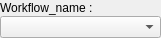
<?xml version="1.0" encoding="UTF-8"?>
<ui version="4.0">
 <class>Form</class>
 <widget class="QWidget" name="Form">
  <property name="geometry">
   <rect>
    <x>0</x>
    <y>0</y>
    <width>161</width>
    <height>38</height>
   </rect>
  </property>
  <property name="windowTitle">
   <string>Form</string>
  </property>
  <layout class="QVBoxLayout" name="verticalLayout">
   <property name="spacing">
    <number>0</number>
   </property>
   <property name="leftMargin">
    <number>0</number>
   </property>
   <property name="topMargin">
    <number>0</number>
   </property>
   <property name="rightMargin">
    <number>0</number>
   </property>
   <property name="bottomMargin">
    <number>0</number>
   </property>
   <item>
    <widget class="QLabel" name="wrkflow_name">
     <property name="text">
      <string>Workflow_name :</string>
     </property>
    </widget>
   </item>
   <item>
    <widget class="QComboBox" name="component_box"/>
   </item>
  </layout>
 </widget>
 <resources/>
 <connections/>
</ui>
